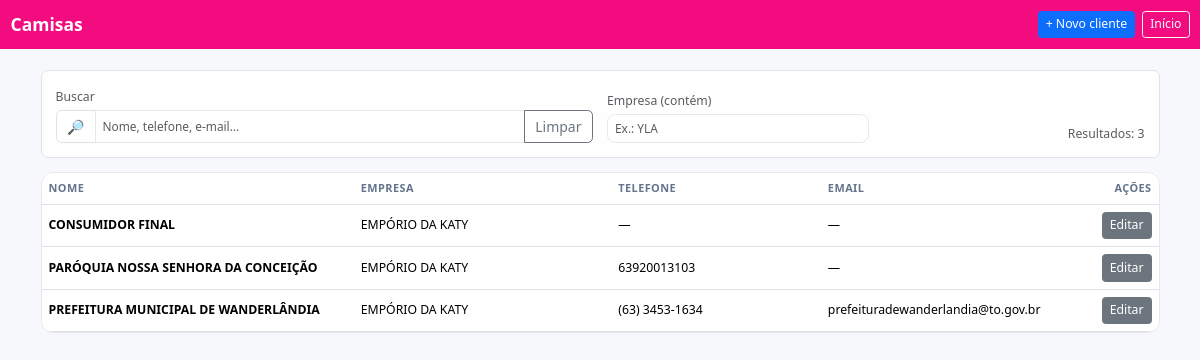
The app's page /clientes/ (signed in) with its own data.
### camisas/models.py (models this page shows, shortened)
class Cliente(models.Model):
    empresa = models.ForeignKey(Empresa, on_delete=models.PROTECT, related_name="clientes")
    nome = models.CharField(max_length=120)
    cpf_cnpj = models.CharField(max_length=20, blank=True, null=True)
    email = models.EmailField(blank=True, null=True)
    telefone = models.CharField(max_length=30, blank=True, null=True)
    endereco = models.CharField(max_length=180, blank=True, null=True)
    observacoes = models.TextField(blank=True, null=True)

class Empresa(models.Model):
    nome_fantasia = models.CharField(max_length=120)
    razao_social = models.CharField(max_length=180, blank=True, null=True)
    cnpj = models.CharField(max_length=18, blank=True, null=True)
    ie = models.CharField("Inscrição Estadual", max_length=30, blank=True, null=True)
    email = models.EmailField(blank=True, null=True)
    telefone = models.CharField(max_length=30, blank=True, null=True)
    endereco = models.CharField(max_length=180, blank=True, null=True)
    cidade = models.CharField(max_length=80, blank=True, null=True)
    uf = models.CharField(max_length=2, blank=True, null=True)
    logo = models.ImageField(upload_to=logo_upload_to, blank=True, null=True)
    class Meta:
        ordering = ("nome_fantasia",)
    def __str__(self) -> str:
        return self.nome_fantasia
    def logo_img_tag(self, height: int = 120) -> str:
        """Pré-visualização segura para usar no admin (readonly_fields)."""
        url = self.logo_url_safe
        if not url:
            return "—"
        return mark_safe(
            f'<img src="{url}" style="max-height:{height}px;border:1px solid #eee;padding:4px;border-radius:6px">'
        )
    logo_img_tag.short_description = "Logo"

### camisas/views.py (the view)
# urls.py: path("clientes/", views.cliente_list, name="cliente_list"),
@login_required
def cliente_list(request):
    q = (request.GET.get("q") or "").strip()
    empresa_id = request.GET.get("empresa") or ""
    qs = Cliente.objects.select_related("empresa")
    if q:
        qs = qs.filter(
            Q(nome__icontains=q) |
            Q(email__icontains=q) |
            Q(cpf_cnpj__icontains=q)
        )
    if empresa_id:
        qs = qs.filter(empresa_id=empresa_id)
    clientes = qs.order_by("nome")
    return render(request, "camisas/cliente_list.html", {
        "clientes": clientes,
        "q": q,
        "empresas": Empresa.objects.order_by("nome_fantasia"),
        "sel": {"empresa": empresa_id},
    })

### camisas/templates/camisas/cliente_list.html (shortened to what this page needs)
<!doctype html>
<html lang="pt-br">
<head>
  <link href="https://cdn.jsdelivr.net/npm/bootstrap@5.3.3/dist/css/bootstrap.min.css" rel="stylesheet" />
</head>
<body>
<nav class="navbar nav-pro navbar-dark">
  <div class="container-fluid">
    <a class="navbar-brand fw-bold" href="{% url 'camisas:home' %}">Camisas</a>
    <div class="ms-auto d-flex gap-2">
      <a class="btn btn-sm btn-primary" href="{% url 'camisas:cliente_create' %}">+ Novo cliente</a>
      <a class="btn btn-sm btn-outline-light" href="{% url 'camisas:home' %}">Início</a>
    </div>
  </div>
</nav>
<main class="container py-3 py-lg-4">
  <div class="sticky-topbar border rounded-3 p-3 mb-3 toolbar">
    <div class="row g-3 align-items-end">
      <div class="col-12 col-md-6">
        <label class="form-label small text-muted mb-1" for="q">Buscar</label>
        <div class="input-group">
          <span class="input-group-text bg-white">🔎</span>
          <input id="q" type="search" class="form-control" placeholder="Nome, telefone, e-mail…">
          <button id="btnClear" class="btn btn-outline-secondary">Limpar</button>
        </div>
      </div>
      <div class="col-6 col-md-3">
        <label class="form-label small text-muted mb-1" for="empresaQ">Empresa (contém)</label>
        <input id="empresaQ" type="text" class="form-control" placeholder="Ex.: YLA">
      </div>
      <div class="col-6 col-md-3 text-end">
        <div class="small text-muted mt-2">Resultados: <span id="resCount">—</span></div>
      </div>
    </div>
  </div>
  {% if clientes %}
  <div class="card-surface overflow-hidden">
    <div class="table-responsive">
      <table class="table align-middle mb-0">
        <thead><tr><th style="width:30%">Nome</th><th style="width:25%">Empresa</th><th style="width:20%">Telefone</th><th style="width:25%">Email</th><th class="text-end">Ações</th></tr></thead>
        <tbody id="tblBody">
          {% for c in clientes %}
          <tr class="row-item"
              data-nome="{{ c.nome|lower }}"
              data-empresa="{{ c.empresa|lower }}"
              data-tel="{{ c.telefone|default:''|lower }}"
              data-mail="{{ c.email|default:''|lower }}">
            <td class="fw-semibold">{{ c.nome }}</td>
            <td>{{ c.empresa }}</td>
            <td>{{ c.telefone|default:"—" }}</td>
            <td>{{ c.email|default:"—" }}</td>
            <td class="text-end">
              <a class="btn btn-sm btn-secondary" href="{% url 'camisas:cliente_update' c.pk %}">Editar</a>
            </td>
          </tr>
          {% endfor %}
        </tbody>
      </table>
    </div>
  </div>
  {% else %}
    <div class="empty">
      <div class="h6 mb-1">Nenhum cliente</div>
      <div class="text-muted">Cadastre o primeiro cliente para começar os pedidos.</div>
    </div>
  {% endif %}
</main>
</body>
</html>

### camisas/templates/camisas/cliente_list.html (style rules this page uses)
:root { --ink:#0f172a;--muted:#64748b;--ring:rgba(37,99,235,.18);--g1:#f30c80;--g2:#f30c80;--base-font:14px; }
html { font-size:var(--base-font); }
body { background:#f6f8fb;color:var(--ink); }
.nav-pro { background:linear-gradient(90deg,var(--g1),var(--g2)); }
.sticky-topbar { position:sticky;top:0;z-index:20;background:#ffffffd6;backdrop-filter:blur(6px); }
.toolbar .form-control { border-radius:.6rem;border-color:#e5e7eb;font-size:.85rem;padding:.35rem .5rem }
.table { font-size:.875rem }
.table thead th { font-size:.78rem;text-transform:uppercase;letter-spacing:.04em;color:#64748b;border-top:0 }
.card-surface { background:#fff;border:1px solid #e5e7eb;border-radius:.9rem }

### records on screen
Cliente: nome "CONSUMIDOR FINAL", empresa "EMPÓRIO DA KATY", telefone "—", email "—"
Cliente: nome "PARÓQUIA NOSSA SENHORA DA CONCEIÇÃO", empresa "EMPÓRIO DA KATY", telefone "63920013103", email "—"
Cliente: nome "PREFEITURA MUNICIPAL DE WANDERLÂNDIA", empresa "EMPÓRIO DA KATY", telefone "(63) 3453-1634", email "prefeituradewanderlandia@to.gov.br"
